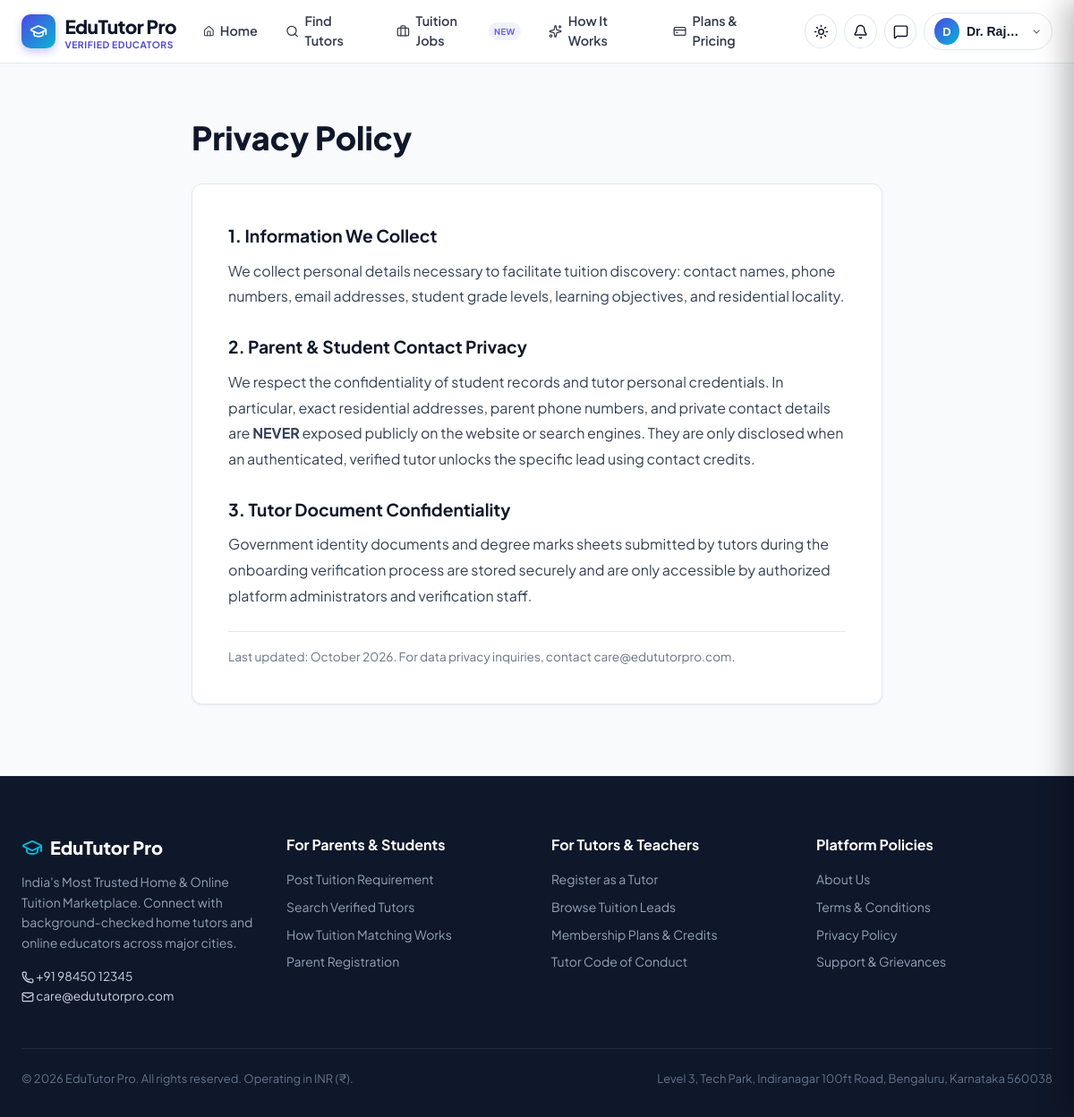
The app's page /privacy/ (signed in) with its own data.
### apps/core/models.py (models this page shows, shortened)
class CompanySettings(models.Model):
    company_name = models.CharField(max_length=150, default='EduTutor Pro')
    tagline = models.CharField(max_length=255, default='Premier Home & Online Tuition Marketplace')
    logo_url = models.URLField(max_length=500, blank=True, default='')
    favicon_url = models.URLField(max_length=500, blank=True, default='')
    support_email = models.EmailField(default='support@edututorpro.com')
    support_phone = models.CharField(max_length=30, default='+91 98765 43210')
    whatsapp_number = models.CharField(max_length=30, default='+91 98765 43210')
    office_address = models.TextField(default='Level 4, Innovate Tower, Indiranagar 100ft Road, Bengaluru, Karnataka 560038')
    currency_symbol = models.CharField(max_length=10, default='₹')
    currency_code = models.CharField(max_length=10, default='INR')
    tax_percentage = models.DecimalField(max_digits=5, decimal_places=2, default=18.00)
    tax_name = models.CharField(max_length=30, default='GST')
    invoice_prefix = models.CharField(max_length=20, default='INV-')
    receipt_prefix = models.CharField(max_length=20, default='REC-')
    lead_id_prefix = models.CharField(max_length=20, default='TUT-')
    commission_enabled = models.BooleanField(
        default=True,
        help_text=_('Global toggle to enable or disable commission calculations platform-wide')
    )
    referrals_enabled = models.BooleanField(default=True)
    referral_reward_credits = models.IntegerField(default=5, help_text=_('Bonus contact credits for referring user'))
    terms_and_conditions = models.TextField(
        default="All tuition agreements arranged between tutors and clients are subject to standard professional conduct guidelines."
    )
    privacy_policy = models.TextField(
        default="We respect the confidentiality of student records and tutor personal credentials."
    )
    refund_policy = models.TextField(
        default="Credits spent on invalid contacts (e.g. wrong phone number) may be replaced upon verification within 7 days."
    )
    commission_policy = models.TextField(
        default="Where enabled, commission on confirmed tuition engagements is settled in accordance with effective rules."
    )
    updated_at = models.DateTimeField(auto_now=True)
    class Meta:
        verbose_name = _('Company Settings')
        verbose_name_plural = _('Company Settings')
    @classmethod
    def get_settings(cls):
        obj, created = cls.objects.get_or_create(pk=1)
        return obj

### apps/accounts/models.py (models this page shows, shortened)
class User(AbstractUser):
    class Role(models.TextChoices):
        SUPER_ADMIN = 'SUPER_ADMIN', _('Super Administrator')
        OPERATIONS = 'OPERATIONS', _('Operations Manager')
        TUTOR = 'TUTOR', _('Tutor / Educator')
        PARENT = 'PARENT', _('Parent / Guardian')
        STUDENT = 'STUDENT', _('Student')
        STAFF = 'STAFF', _('Support & Finance Staff')
    role = models.CharField(
        max_length=20,
        choices=Role.choices,
        default=Role.PARENT,
        help_text=_('User role defining default permissions and portal view')
    )
    phone_number = models.CharField(max_length=20, blank=True, db_index=True)
    is_phone_verified = models.BooleanField(default=False)
    is_email_verified = models.BooleanField(default=False)
    city = models.CharField(max_length=100, blank=True, db_index=True)
    locality = models.CharField(max_length=150, blank=True)
    avatar = models.ImageField(upload_to='avatars/', blank=True, null=True)
    avatar_url = models.URLField(max_length=500, blank=True, help_text=_('External or simulated avatar URL'))
    referral_code = models.CharField(max_length=20, unique=True, blank=True, null=True)
    referred_by = models.ForeignKey(
        'self',
        on_delete=models.SET_NULL,
        null=True,
        blank=True,
        related_name='referrals_made'
    )
    created_at = models.DateTimeField(auto_now_add=True)
    updated_at = models.DateTimeField(auto_now=True)
    @property
    def is_tutor(self):
        return self.role == self.Role.TUTOR
    @property
    def is_operations(self):
        return self.role in [self.Role.OPERATIONS, self.Role.SUPER_ADMIN] or self.is_superuser
    @property
    def is_super_admin(self):
        return self.role == self.Role.SUPER_ADMIN or self.is_superuser
    @property
    def display_name(self):
        name = f"{self.first_name} {self.last_name}".strip()
        return name if name else self.username

### apps/core/views.py (the view)
# urls.py: path('privacy/', views.privacy_view, name='privacy'),
def privacy_view(request):
    return render(request, 'core/privacy.html')

### templates/core/privacy.html (shortened to what this page needs)
{% extends "base.html" %}
{% block content %}
<div class="container" style="padding-top: 3.5rem; padding-bottom: 5rem; max-width: 820px;">
  <h1 style="font-size: 2.25rem; font-weight: 800; color: var(--text); margin-bottom: 1.5rem;">Privacy Policy</h1>
  <div class="card" style="padding: 2.5rem; line-height: 1.8; color: #334155;">
    <h3 style="font-size: 1.2rem; font-weight: 700; color: var(--text); margin-bottom: 0.5rem;">1. Information We Collect</h3>
    <p style="margin-bottom: 1.5rem;">
      We collect personal details necessary to facilitate tuition discovery: contact names, phone numbers, email addresses, student grade levels, learning objectives, and residential locality.
    </p>
    <h3 style="font-size: 1.2rem; font-weight: 700; color: var(--text); margin-bottom: 0.5rem;">2. Parent & Student Contact Privacy</h3>
    <p style="margin-bottom: 1.5rem;">
      {{ company.privacy_policy }} In particular, exact residential addresses, parent phone numbers, and private contact details are <strong>NEVER</strong> exposed publicly on the website or search engines. They are only disclosed when an authenticated, verified tutor unlocks the specific lead using contact credits.
    </p>
    <h3 style="font-size: 1.2rem; font-weight: 700; color: var(--text); margin-bottom: 0.5rem;">3. Tutor Document Confidentiality</h3>
    <p style="margin-bottom: 1.5rem;">
      Government identity documents and degree marks sheets submitted by tutors during the onboarding verification process are stored securely and are only accessible by authorized platform administrators and verification staff.
    </p>
    <div style="border-top: 1px solid var(--border); padding-top: 1rem; font-size: 0.85rem; color: var(--text-muted);">
      Last updated: October 2026. For data privacy inquiries, contact {{ company.support_email }}.
    </div>
  </div>
</div>
{% endblock %}

### templates/base.html (shortened to what this page needs)
{% load static %}
<!DOCTYPE html>
<html lang="en" class="h-full {% if theme.dark_mode_enabled %}dark{% endif %}">
<head>
  <link rel="stylesheet" href="{% static 'css/base_utils.css' %}">
  <link rel="stylesheet" href="{% static 'css/marketplace.css' %}">
</head>
<body>
  <header class="site-header">
    <div class="container">
      <div class="header-inner">
        <a href="{% url 'core:home' %}" class="brand-logo" aria-label="{{ company.company_name }} Home">
          <div class="brand-icon-box">
            <i data-lucide="graduation-cap" style="width: 20px; height: 20px;"></i>
          </div>
          <div>
            <span>{{ company.company_name }}</span>
            {% if request.resolver_match.namespace == 'custom_admin' %}
              <span style="display: block; font-size: 0.65rem; font-weight: 800; color: var(--secondary); text-transform: uppercase; letter-spacing: 0.05em; line-height: 1;">Admin Console</span>
            {% elif request.resolver_match.namespace == 'tutors' and '/dashboard' in request.path %}
              <span style="display: block; font-size: 0.65rem; font-weight: 800; color: var(--primary); text-transform: uppercase; letter-spacing: 0.05em; line-height: 1;">Tutor Portal</span>
            {% elif request.resolver_match.namespace == 'parents' %}
              <span style="display: block; font-size: 0.65rem; font-weight: 800; color: var(--accent); text-transform: uppercase; letter-spacing: 0.05em; line-height: 1;">Parent Portal</span>
            {% else %}
              <span style="display: block; font-size: 0.65rem; font-weight: 700; color: var(--primary); text-transform: uppercase; letter-spacing: 0.05em; line-height: 1;">Verified Educators</span>
            {% endif %}
          </div>
        </a>
        <nav class="desktop-nav" aria-label="Main Navigation">
          {% if request.resolver_match.namespace == 'custom_admin' %}
            <a href="{% url 'custom_admin:dashboard' %}" class="nav-pill {% if request.resolver_match.url_name == 'dashboard' %}active{% endif %}">
              <i data-lucide="layout-dashboard" style="width: 16px; height: 16px;"></i> Admin Dashboard
            </a>
            <a href="{% url 'custom_admin:leads' %}" class="nav-pill {% if request.resolver_match.url_name == 'leads' %}active{% endif %}">
              <i data-lucide="compass" style="width: 16px; height: 16px;"></i> Leads
            </a>
            <a href="{% url 'custom_admin:tutors' %}" class="nav-pill {% if request.resolver_match.url_name == 'tutors' %}active{% endif %}">
              <i data-lucide="user-check" style="width: 16px; height: 16px;"></i> Tutors
            </a>
            <a href="{% url 'custom_admin:commissions' %}" class="nav-pill {% if request.resolver_match.url_name == 'commissions' %}active{% endif %}">
              <i data-lucide="percent" style="width: 16px; height: 16px;"></i> Commissions
            </a>
            <a href="{% url 'custom_admin:reports' %}" class="nav-pill {% if request.resolver_match.url_name == 'reports' %}active{% endif %}">
              <i data-lucide="bar-chart-3" style="width: 16px; height: 16px;"></i> Reports
            </a>
          {% else %}
            <a href="{% url 'core:home' %}" class="nav-pill {% if request.path == '/' %}active{% endif %}">
              <i data-lucide="home" style="width: 16px; height: 16px;"></i> Home
            </a>
            <a href="{% url 'tutors:directory' %}" class="nav-pill {% if '/tutors/' in request.path and '/tutors/dashboard' not in request.path %}active{% endif %}">
              <i data-lucide="search" style="width: 16px; height: 16px;"></i> Find Tutors
            </a>
            <a href="{% url 'leads:board' %}" class="nav-pill {% if '/leads/board' in request.path %}active{% endif %}">
              <i data-lucide="briefcase" style="width: 16px; height: 16px;"></i> Tuition Jobs
              <span class="badge badge-primary" style="font-size: 0.6rem; padding: 0.15rem 0.4rem;">NEW</span>
            </a>
            <a href="{% url 'core:how_it_works' %}" class="nav-pill {% if '/how-it-works' in request.path %}active{% endif %}">
              <i data-lucide="sparkles" style="width: 16px; height: 16px;"></i> How It Works
            </a>
            <a href="{% url 'core:pricing' %}" class="nav-pill {% if '/pricing' in request.path %}active{% endif %}">
              <i data-lucide="credit-card" style="width: 16px; height: 16px;"></i> Plans & Pricing
            </a>
          {% endif %}
        </nav>
        <div class="header-actions">
          <button type="button" class="icon-btn theme-toggle-btn" title="Toggle Light / Dark Mode" onclick="toggleThemeMode()" aria-label="Toggle theme">
            <i data-lucide="sun" class="light-icon" style="width: 17px; height: 17px;"></i>
          </button>
          {% if user.is_authenticated %}
            <a href="{% url 'communication:notifications' %}" class="icon-btn" title="Notifications" aria-label="Notifications">
              <i data-lucide="bell" style="width: 17px; height: 17px;"></i>
            </a>
            <a href="{% url 'communication:inbox' %}" class="icon-btn" title="Messaging Inbox" aria-label="Messages">
              <i data-lucide="message-square" style="width: 17px; height: 17px;"></i>
            </a>
            <div class="user-menu-wrapper">
              <button type="button" class="user-profile-btn" id="user-menu-btn" onclick="toggleUserMenu(event)" aria-expanded="false" aria-haspopup="true">
                <div class="user-avatar-circle">
                  {{ user.first_name|slice:":1"|default:user.username|slice:":1"|upper }}
                </div>
                <span style="max-width: 100px; overflow: hidden; text-overflow: ellipsis; white-space: nowrap;">
                  {{ user.first_name|default:user.username }}
                </span>
                <i data-lucide="chevron-down" style="width: 13px; height: 13px; opacity: 0.7;"></i>
              </button>
            </div>
          {% endif %}
        </div>
      </div>
    </div>
  </header>
  <main style="flex: 1;">
    {% block content %}{% endblock %}
  </main>
  {% if request.resolver_match.namespace != 'custom_admin' %}
  <footer class="site-footer">
    <div class="container">
      <div class="grid grid-cols-1 sm:grid-cols-2 md:grid-cols-4 gap-8" style="margin-bottom: 3rem;">
        <div>
          <div class="flex items-center gap-2" style="font-size: 1.25rem; font-weight: 800; color: white; margin-bottom: 0.75rem;">
            <i data-lucide="graduation-cap" style="width: 24px; height: 24px; color: var(--secondary);"></i>
            <span>{{ company.company_name }}</span>
          </div>
          <p style="font-size: 0.875rem; color: #94a3b8; margin-bottom: 1rem; line-height: 1.6;">
            {{ company.tagline }}. Connect with background-checked home tutors and online educators across major cities.
          </p>
          <div style="font-size: 0.85rem; color: #cbd5e1; line-height: 1.6;">
            <div><i data-lucide="phone" style="width: 14px; height: 14px; display: inline; vertical-align: middle;"></i> {{ company.support_phone }}</div>
            <div><i data-lucide="mail" style="width: 14px; height: 14px; display: inline; vertical-align: middle;"></i> {{ company.support_email }}</div>
          </div>
        </div>
        <div>
          <h4 class="footer-title">For Parents & Students</h4>
          <a href="{% url 'leads:post_requirement' %}" class="footer-link">Post Tuition Requirement</a>
          <a href="{% url 'tutors:directory' %}" class="footer-link">Search Verified Tutors</a>
          <a href="{% url 'core:how_it_works' %}" class="footer-link">How Tuition Matching Works</a>
          <a href="{% url 'accounts:register_parent' %}" class="footer-link">Parent Registration</a>
        </div>
        <div>
          <h4 class="footer-title">For Tutors & Teachers</h4>
          <a href="{% url 'accounts:register_tutor' %}" class="footer-link">Register as a Tutor</a>
          <a href="{% url 'leads:board' %}" class="footer-link">Browse Tuition Leads</a>
          <a href="{% url 'core:pricing' %}" class="footer-link">Membership Plans & Credits</a>
          <a href="{% url 'core:terms' %}" class="footer-link">Tutor Code of Conduct</a>
        </div>
        <div>
          <h4 class="footer-title">Platform Policies</h4>
          <a href="{% url 'core:about' %}" class="footer-link">About Us</a>
          <a href="{% url 'core:terms' %}" class="footer-link">Terms & Conditions</a>
          <a href="{% url 'core:privacy' %}" class="footer-link">Privacy Policy</a>
          <a href="{% url 'core:contact' %}" class="footer-link">Support & Grievances</a>
        </div>
      </div>
      <div style="border-top: 1px solid #1e293b; padding-top: 1.5rem; display: flex; justify-content: space-between; align-items: center; flex-wrap: wrap; gap: 1rem; font-size: 0.8125rem; color: #64748b;">
        <div>
          &copy; {% now "Y" %} {{ company.company_name }}. All rights reserved. Operating in {{ company.currency_code }} ({{ company.currency_symbol }}).
        </div>
        <div class="flex items-center gap-4">
          <span>{{ company.office_address }}</span>
        </div>
      </div>
    </div>
  </footer>
  {% endif %}
</body>
</html>

### records on screen
CompanySettings: company_name "EduTutor Pro", privacy_policy "We respect the confidentiality of student records and tutor personal credentials.", support_email "care@edututorpro.com", tagline "India's Most Trusted Home & Online Tuition Marketplace", support_phone "+91 98450 12345", currency_code "INR", currency_symbol "₹", office_address "Level 3, Tech Park, Indiranagar 100ft Road, Bengaluru, Karnataka 560038"
User: first_name "D", first_name "Dr. Raj…"
